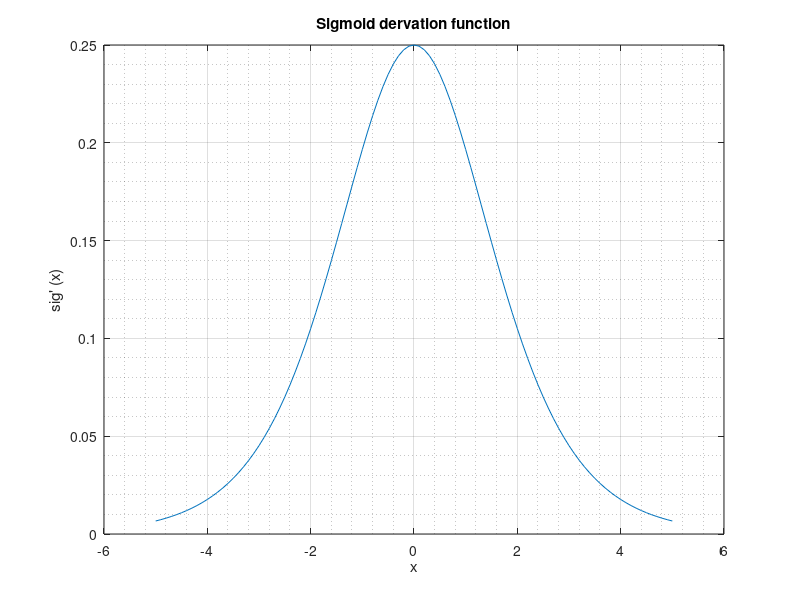

The MATLAB source for this figure:
% SIGMOID function.
##
#
# <include>activation_functions.m</include>
#
x = -5:0.1:5;

function result = sig(x)
  result = 1./(1+ exp(-x));
endfunction

function result = dev_sig(x)
  result = sig(x).*(1 - sig(x))
endfunction

figure('Position', [10, 100, 1000, 600]);

plot (x, dev_sig(x));
xlabel ("x");
ylabel ("sig' (x)");
title ("Sigmoid dervation function");

grid on;
grid minor;

